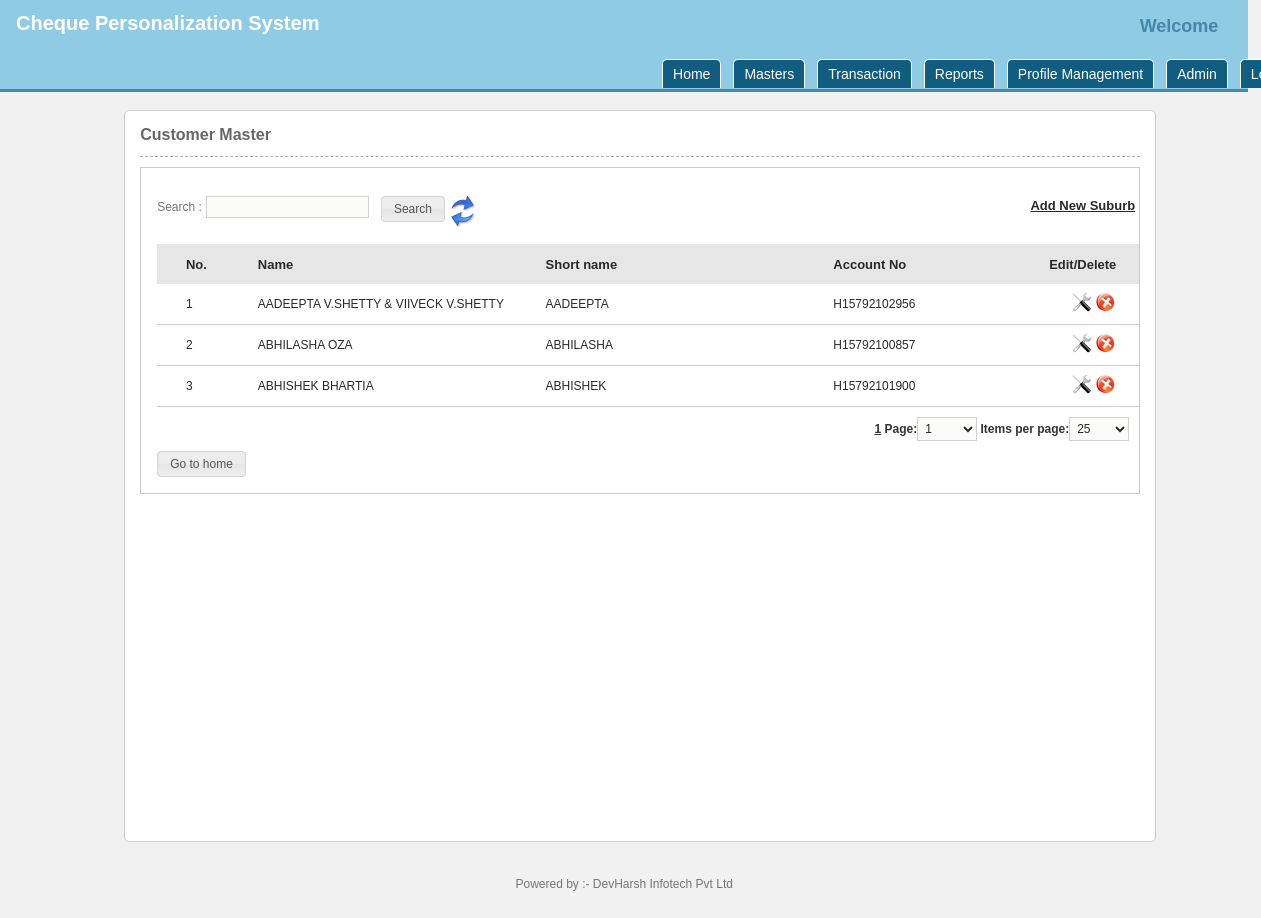
The page /manage_customer.php on the database its author committed.
### tables this page shows
CREATE TABLE `tb_customer` (
  `cust_id` int(11) NOT NULL AUTO_INCREMENT,
  `cust_short_name` varchar(30) NOT NULL,
  `cust_name` varchar(50) NOT NULL,
  `cust_address` text NOT NULL,
  `cust_acc_no` varchar(15) NOT NULL,
  KEY `cust_id` (`cust_id`)
);

### functions.php (called while the page is built, shortened)
<?php require_once('global.php');
function authentication_groups_pemissions($pagename,$type="",$permissionread="",$permissionwrite="",$permissionedit="")
{
	return true;
}
?>

### global.php (called while the page is built, shortened)
<?php session_start();
	if (!isset($nodb)) {
		require_once(ROOT_CLASSES.'mysql.class.php');
	}
	require_once('functions.php');
	$host = 'localhost';
	$user = 'root';
	$pass = '';
	$name = 'db_vucop';
	if (!isset($nodb)) {
		$db = new db($user,$pass,$name,$host);
	}
?>

### classes/mysql.class.php (called while the page is built, shortened)
<?php
	class db {
		function __construct($dbuser, $dbpassword, $dbname, $dbhost) {
			$this->dbh = @mysqli_connect($dbhost,$dbuser,$dbpassword);
		}
		function query($query, $output = OBJECT, $insID = false)  {
			$this->last_result = null;
			$this->result = mysqli_query($this->dbh,$query);
			if ( mysqli_error($this->dbh) ) {
				$this->print_error();
			}
			else {
				if ( $this->result ) {
					$i=0;
					$this->get_colCount = @mysqli_num_fields($this->result);
					$i=0;
					while ( $row = @mysqli_fetch_object($this->result) ) {
						$this->last_result[$i] = $row;
						$i++;
					}
					if ($insID) {
						return mysqli_insert_id($this->dbh);
					}
					else if ( $i ) {
						return true;
					}
					else {
						return false;
					}
				}
			}
		}
		function get_results($query=null, $output = OBJECT) {
			if ( $query ) {
				$this->query($query);
			}
			if ( $output == OBJECT ) {
				return $this->last_result;
			}
		}
	}
?>

### manage_customer.php (the view, shortened to what this page needs)
<?php
require_once('global.php');
require_once ('classes/paginator.class.php');
if(isset($_REQUEST['searchterm']) && !empty($_REQUEST['searchterm']) ) {
	$sql = "select * from tb_customer where cust_name like '%".GetSQLValueString($_REQUEST['searchterm'],"text")."%' or cust_short_name like '%".GetSQLValueString($_REQUEST['searchterm'],"text")."%'";
	$sql .= " order by cust_name";
} else {
	$sql = "select * from tb_customer";
	$sql .= " order by cust_name";
}
$res_sql = $db->get_results($sql);
$pages = new Paginator;
$pages->items_total = count($res_sql);
$pages->mid_range = 7;
$pages->limit = 25;
$pages->default_ipp = 25;
$pages->paginate();
$sql_with_paging = $sql ." $pages->limit ";
$i = ($pages->current_page  - 1)  * $pages->items_per_page ;
?>
<!DOCTYPE html PUBLIC "-//W3C//DTD XHTML 1.0 Strict//EN" "http://www.w3.org/TR/xhtml1/DTD/xhtml1-strict.dtd">
<html xmlns="http://www.w3.org/1999/xhtml">
<head>
<link rel="stylesheet" href="css/stylecss.css" type="text/css" />
<?php include('includes.php'); ?>
</head>
<body>
<?php require_once('header.php');	?>
                <div id="formdiv">
					<div id="formheading">Customer Master</div>
					<div id="formfields">
							<table width="100%" border="0" cellspacing="0" cellpadding="0" style="border:1px solid; border-color:#cccccc;">
								<tr>
									<td align="left" valign="top" style="padding-left:16px; padding-top:16px; padding-bottom:16px">
										<table width="100%" border="0" cellspacing="0" cellpadding="0">
											<tr>
												<td width="100%" height="60px" align="left" valign="middle">
													<form id="frmsearch" name="frmsearch" action="<?php echo $_SERVER['PHP_SELF']; ?>" method="get">
														<div class="searchdiv">
															<div style="float:left"><label>Search :</label>
																<input id="searchterm" name="searchterm" class="formelement" type="text" />
															</div>
															<div style="float:left">
																&nbsp;&nbsp;&nbsp;<input type="submit" name="search" id="search" value="Search" />
															</div>
															<div style="float:left">
																<a href="manage_customer.php"><img src="images/refresh.png" alt="Refresh"></a>
															</div>
															<div style="float:right">
																	<?php if(authentication_groups_pemissions($page_name,"","Y","Y","")):?>
																		<a href="add_customer.php" class="formtitlehead" style="text-decoration:underline">Add New Suburb</a>&nbsp;
																	<?php endif;?>
															</div>
														</div>
													</form>
												</td>
											</tr>
											<tr>
												<td  width="100%" align="left">
													<table width="100%" border="0" cellspacing="0" cellpadding="0" id="categorytable">
														<thead>
															<tr class="formtitlehead" style="background-color:#E6E6E6">
																<th width="2%" style="height:40px" align="left">&nbsp;</th>
																<th width="5%" align="left">No.</th>
																<th width="20%" align="left">Name</th>
																<th width="20%" align="left">Short name</th>
																<th width="15%" align="left">Account No</th>
																<th width="5%" align="left">Edit/Delete</th>
															</tr>
														</thead>
														<tbody>
															  <?php if($res_cat = $db->get_results($sql_with_paging)) {
																		foreach($res_cat as $row) {
															  ?>
																<tr class="alternate" id="row_<?php echo $row->cust_id; ?>" style="border-bottom:1px solid #ccc">
																    <td style="border-bottom:1px solid #ccc; height:40px" align="left" valign="middle"></td>
																    <td style="border-bottom:1px solid #ccc" align="left" valign="middle" class="formtitle"><?php echo ++$i; ?></td>
																    <td style="border-bottom:1px solid #ccc" align="left" valign="middle" class="formtitle"><?php echo stripslashes($row->cust_name); ?></td>
																    <td style="border-bottom:1px solid #ccc" align="left" valign="middle" class="formtitle"><?php echo stripslashes($row->cust_short_name); ?></td>
																	<td style="border-bottom:1px solid #ccc" align="left" valign="middle" class="formtitle"><?php echo stripslashes($row->cust_acc_no); ?></td>
																	<td style="border-bottom:1px solid #ccc" align="center" valign="middle">
																	<?php if(authentication_groups_pemissions($page_name,"","Y","","Y")):?>
																		<a href="<?php echo ADMIN_ROOT; ?>edit_customer.php?do=edit&cust_id=<?php echo $row->cust_id; ?>"><img src="<?php echo ADMIN_IMAGES; ?>icon_edit.png" title="Edit" border="0" /></a>
																		<img id="<?php echo $row->cust_id; ?>" src="<?php echo ADMIN_IMAGES; ?>icon_delete.png" width="20" height="19" border="0" class="remove pointer" title="Remove" />
																	<?php endif;?>
																	</td>
																</tr>
																<?php } } else {?>
																	<tr>
																	  <td colspan="5" class="formtitle">Customer not added.</td>
																	</tr>
																<?php } ?>
														</tbody></table>
												</td>
											</tr>
											<tr>
												<td width="100%" colspan="10">
													<div id="divpaging">
														<div id="pager1" class="paging">
														  <?php
																	echo $pages->display_pages();
																	echo $pages->display_jump_menu();
																	echo $pages->display_items_per_page();
														  ?>
														</div>
													</div>
												</td>
											</tr>
											<tr>
												<td width="100%" colspan="10">
												<input type="button" name="submit3" id="submit3" value="Go to home" class="submitbutton" onClick="window.location.href='home.php'" />
												</td>
											</tr>
										</table>
									</td>
								</tr>
							</table>
					</div>
                </div>
            </div>
        </div>
    </div>
<?php require_once('footer.php');	?>
</body>
</html>

### rows shown on the page
tb_customer: cust_name "AADEEPTA V.SHETTY & VIIVECK V.SHETTY", cust_short_name "AADEEPTA", cust_acc_no "H15792102956"
tb_customer: cust_name "ABHILASHA OZA", cust_short_name "ABHILASHA", cust_acc_no "H15792100857"
tb_customer: cust_name "ABHISHEK BHARTIA", cust_short_name "ABHISHEK", cust_acc_no "H15792101900"

### other values the page prints
$poweredby "DevHarsh Infotech Pvt Ltd"
form field value "1"
form field value "25"
